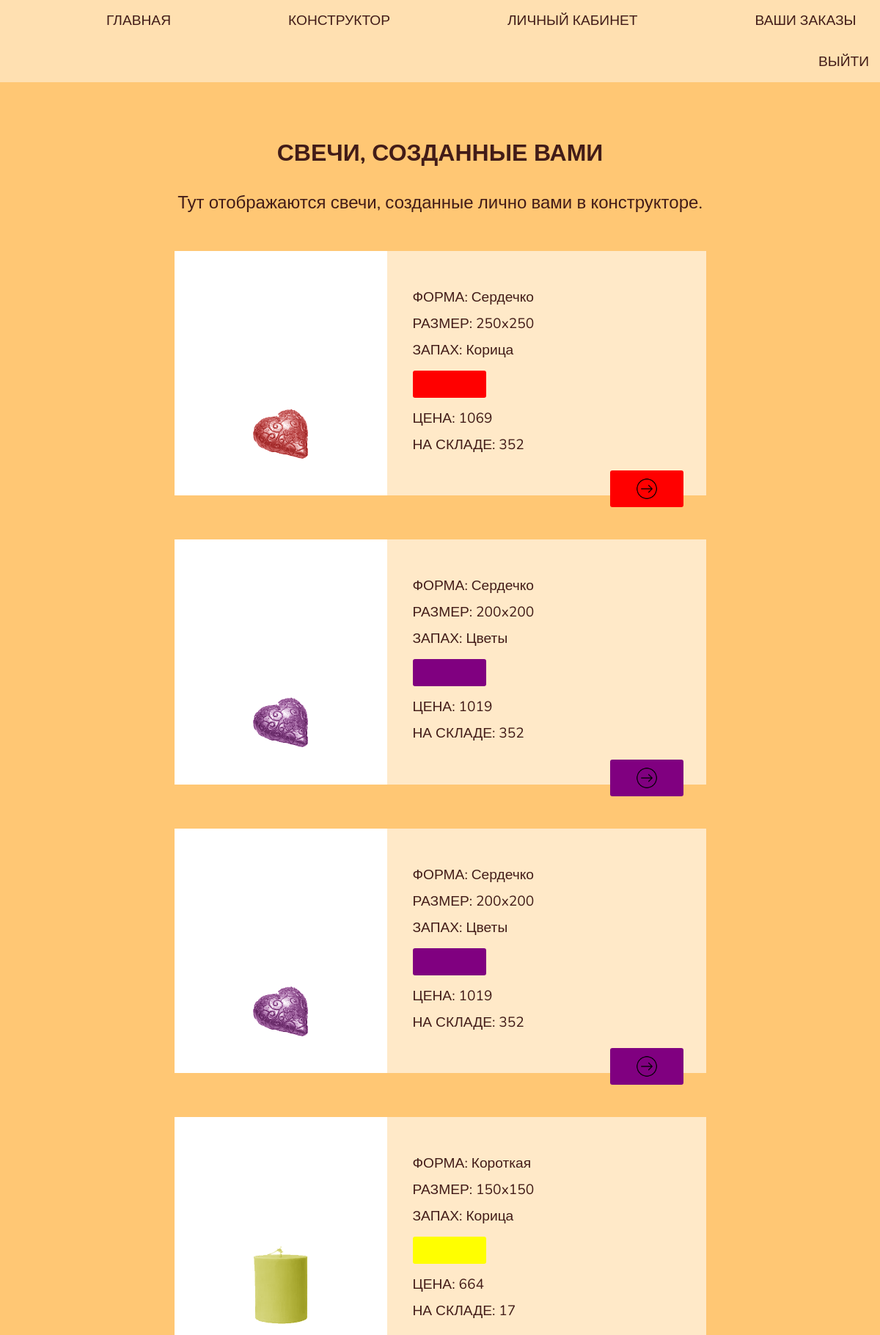
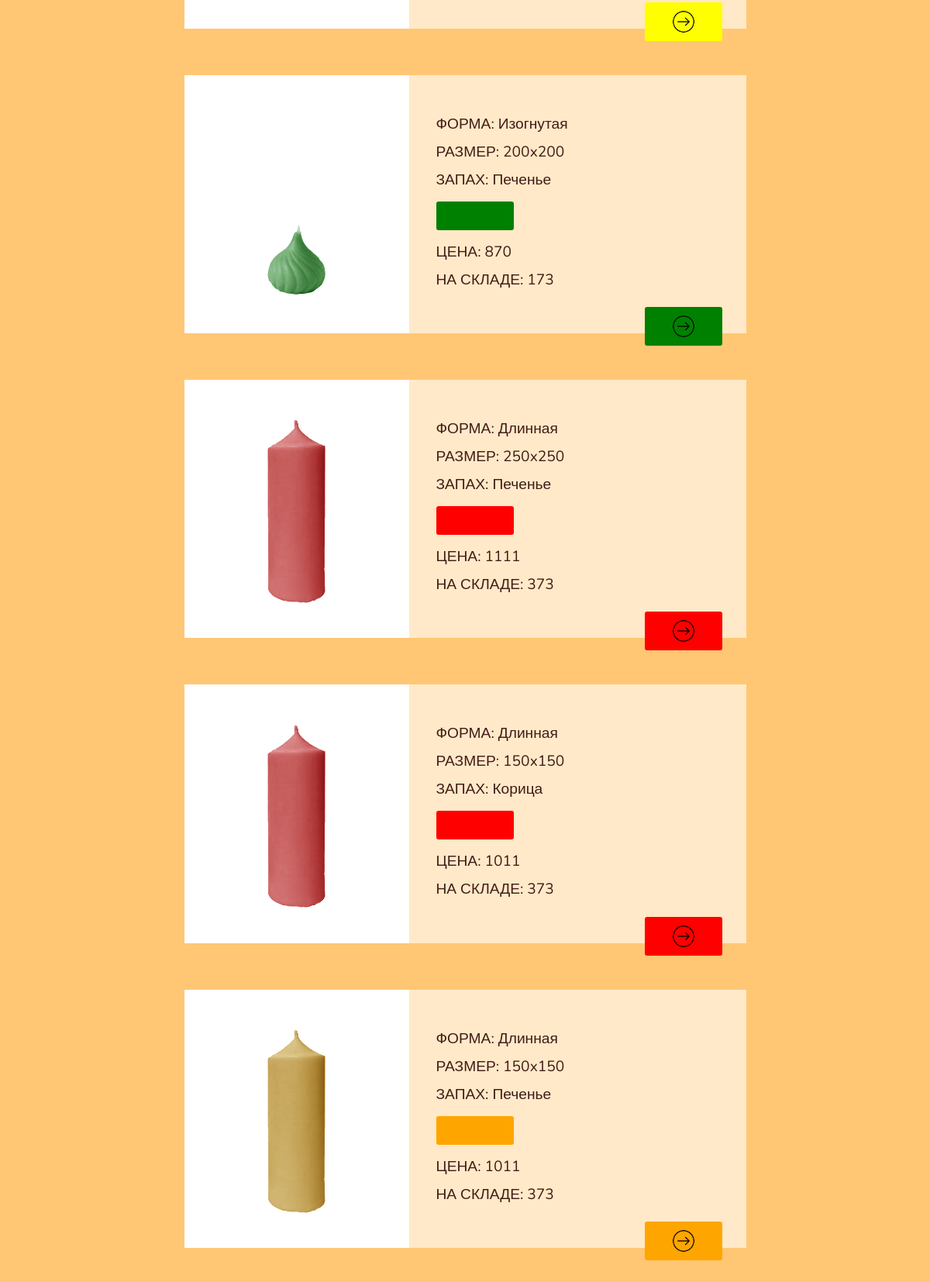
Page /kabinet.php (signed in) on the committed database (2 pictures, top to bottom).
### tables this page shows
CREATE TABLE `candle` (
  `id_candle` int(11) NOT NULL,
  `candle_name` varchar(25) NOT NULL,
  `id_zapah` int(11) DEFAULT NULL,
  `id_form` int(11) DEFAULT NULL,
  `id_color` int(11) DEFAULT NULL,
  `id_razer` int(11) DEFAULT NULL
);

CREATE TABLE `color` (
  `id_color` int(11) NOT NULL,
  `color_name` varchar(25) NOT NULL,
  `color_code` varchar(16) NOT NULL,
  `color_price` int(11) NOT NULL
);

CREATE TABLE `form` (
  `id_form` int(11) NOT NULL,
  `form_name` varchar(25) NOT NULL,
  `form_path` varchar(100) NOT NULL,
  `form_price` int(11) NOT NULL,
  `form_available` int(11) NOT NULL
);

CREATE TABLE `razmer` (
  `id_razmer` int(11) NOT NULL,
  `razmer_name` varchar(7) DEFAULT NULL,
  `razmer_price` int(11) NOT NULL
);

CREATE TABLE `zapah` (
  `id_zapah` int(11) NOT NULL,
  `zapah_name` varchar(25) NOT NULL,
  `zapah_path` varchar(100) NOT NULL,
  `zapah_price` int(11) NOT NULL
);

### kabinet.php (the view, shortened to what this page needs)
<?php
	require ('./php/connection.php');
	$userId = $_SESSION['id_user'];
?>
<!DOCTYPE html>
<html>
<head>
	<link rel="stylesheet" type="text/css" href="./css/kabinet.css">
</head>
<body>
	<div class="menu">
		<a href="index.php" class="">ГЛАВНАЯ</a>
		<a href="constructor.php" class="">КОНСТРУКТОР</a>
		<a href="kabinet.php" class="">ЛИЧНЫЙ КАБИНЕТ</a>
		<a href="zakazi.php" class="">ВАШИ ЗАКАЗЫ</a>
		<?php
			if (isset($userId))
			{
				echo '<a href="php/logout.php"> ВЫЙТИ </a>';
			}
			else
			{
				echo '<a href="auth.php"> ВОЙТИ </a>';
			}
		?>
	</div>
	<div class="niz">
		<h3>СВЕЧИ, СОЗДАННЫЕ ВАМИ </h3>
		<h4> Тут отображаются свечи, созданные лично вами в конструкторе. </h4>
		<div class="flex">
		<?php
			$querySvechi = 'SELECT
								*,
								(color.color_price + form.form_price + razmer.razmer_price + zapah.zapah_price) as candle_price
							FROM
								candle,
								color,
								form,
								razmer,
								zapah,
								user_candle
							WHERE
								candle.id_color = color.id_color
							AND
								candle.id_form = form.id_form
							AND
								candle.id_razer = razmer.id_razmer
							AND
								candle.id_zapah = zapah.id_zapah
							AND
								user_candle.id_candle = candle.id_candle
							AND
								user_candle.id_user = '.$userId;
			$resultSvechi = mysqli_query($link, $querySvechi);
			while ($svecha = mysqli_fetch_assoc($resultSvechi))
			{
				echo '<div class="infa">
						<div class="img_svecha">
							<div class="img-color" style="background-color: '.$svecha['color_code'].'" ></div>
							<img src="'.$svecha['form_path'].'">
						</div>
						<div class="h_infa">
							<ul>
								<li>ФОРМА: '.$svecha['form_name'].'</li>
								<li>РАЗМЕР: '.$svecha['razmer_name'].'</li>
								<li>ЗАПАХ: '.$svecha['zapah_name'].'</li>
								<div class="colors" style="background-color: '.$svecha['color_code'].'"></div>
								<li>ЦЕНА: '.$svecha['candle_price'].'</li>
								<li>НА СКЛАДЕ: '.$svecha['form_available'].'</li>
								<a href="svecha.php?id='.$svecha['id_candle'].'" class="">
									<div class="dalee" style="background-color: '.$svecha['color_code'].'">
										<img src="img/strelka.png">
									</div>
								</a>
							</ul>
						</div>
					</div>';
			}
		?>
		</div>
	</div>
</body>
</html>

### css/kabinet.css (style rules this page uses)
* { padding: 0; margin: 0; outline: none; box-sizing: border-box; }
html, body { width: 100%; height: 100%; font-family: "Nunito", sans-serif; background-color: #FFC774; }
.menu { display: flex; flex-flow: row wrap; width: 100%; background-color: #ffe0b1; }
.menu a { text-decoration: none; color: #421c18; font-size: larger; margin-left: 130px; display: flex; align-items: center; transition: 0.3s all; padding: 15px; transform: scale(1); }
.menu a:last-child { margin-left: auto; }
.niz { height: 95%; display: flex; align-items: flex-start; flex-wrap: wrap; }
.flex { width: 100%; justify-content: center; display: flex; flex-flow: row wrap; }
h3 { width: 100%; text-align: center; padding: 75px 0px; padding-bottom: 15px; color: #421c18; font-weight: bold; font-size: xx-large; }
h4 { width: 100%; text-align: center; padding: 15px 0px; color: #421c18; font-weight: normal; font-size: x-large; padding-bottom: 50px; }
.infa { margin: 0 25px; width: 725px; display: flex; flex-direction: row; background-color: white; margin-bottom: 60px; }
.img_svecha { width: 30%; margin: auto; padding: 2%; display: flex; justify-content: center; align-items: center; background-size: contain; }
.img_svecha { position: relative; }
.img_svecha .img-color { position: absolute; height: 100%; width: 100%; top: 0; left: 0; mix-blend-mode: soft-light; }
.infa img { width: 40%; }
.dalee, .delete { width: 100px; height: 50px; background-color: #FF4747; border-radius: 3px; margin-left: 70%; margin-top: 4%; display: flex; align-items: center; justify-content: center; margin-bottom: -16px; }
.dalee img { width: 30px; }
.h_infa { padding-top: 45px; width: 60%; background-color: #ffcf8875; }
ul { height: 10%; }
li { list-style: none; padding: 5px 35px; text-decoration: none; color: #421c18; font-size: larger; }
.colors { width: 100px; height: 37px; background-color: red; border-radius: 3px; margin: 10px 35px; }

### rows in the picture
candle: id_form.form_name "Сердечко", id_razer.razmer_name "250x250", id_zapah.zapah_name "Корица", candle_price "1069", id_form.form_available "352"
candle: id_form.form_name "Сердечко", id_razer.razmer_name "200x200", id_zapah.zapah_name "Цветы", candle_price "1019", id_form.form_available "352"
candle: id_form.form_name "Сердечко", id_razer.razmer_name "200x200", id_zapah.zapah_name "Цветы", candle_price "1019", id_form.form_available "352"
candle: id_form.form_name "Короткая", id_razer.razmer_name "150x150", id_zapah.zapah_name "Корица", candle_price "664", id_form.form_available "17"
candle: id_form.form_name "Изогнутая", id_razer.razmer_name "200x200", id_zapah.zapah_name "Печенье", candle_price "870", id_form.form_available "173"
candle: id_form.form_name "Длинная", id_razer.razmer_name "250x250", id_zapah.zapah_name "Печенье", candle_price "1111", id_form.form_available "373"
candle: id_form.form_name "Длинная", id_razer.razmer_name "150x150", id_zapah.zapah_name "Корица", candle_price "1011", id_form.form_available "373"
candle: id_form.form_name "Длинная", id_razer.razmer_name "150x150", id_zapah.zapah_name "Печенье", candle_price "1011", id_form.form_available "373"
